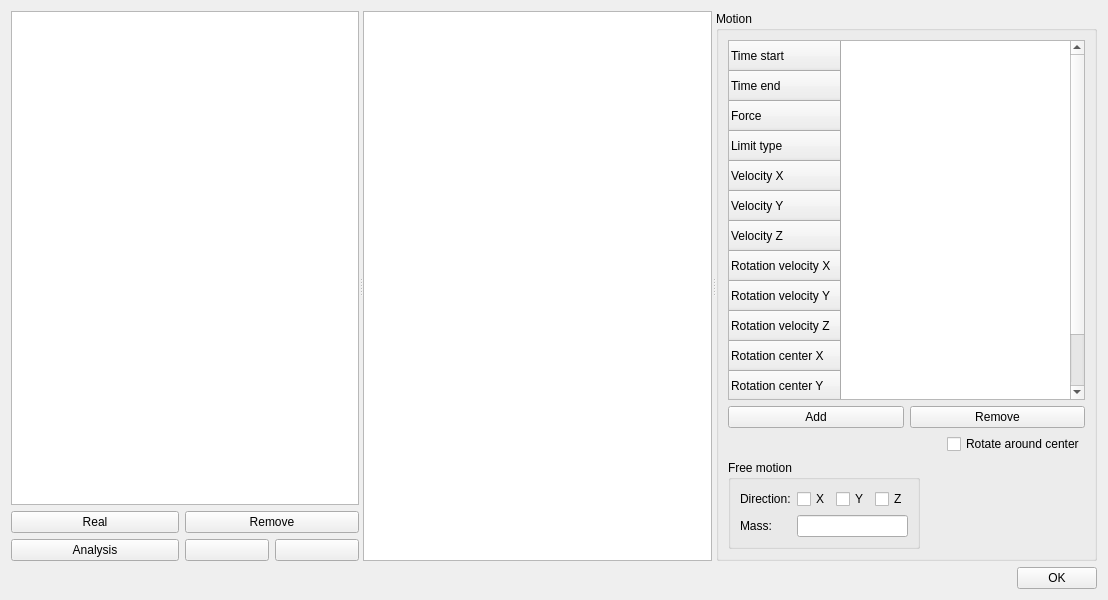
<?xml version="1.0" encoding="UTF-8"?>
<ui version="4.0">
 <class>geometriesEditorTab</class>
 <widget class="QDialog" name="geometriesEditorTab">
  <property name="geometry">
   <rect>
    <x>0</x>
    <y>0</y>
    <width>1108</width>
    <height>600</height>
   </rect>
  </property>
  <property name="windowTitle">
   <string>Geometries Editor</string>
  </property>
  <property name="windowIcon">
   <iconset resource="../../MUSEN/QT_GUI/qt_gui.qrc">
    <normaloff>:/QT_GUI/Pictures/geomEditorIco.png</normaloff>:/QT_GUI/Pictures/geomEditorIco.png</iconset>
  </property>
  <layout class="QVBoxLayout" name="verticalLayout_5" stretch="1,0">
   <item>
    <widget class="QSplitter" name="splitter">
     <property name="orientation">
      <enum>Qt::Horizontal</enum>
     </property>
     <property name="childrenCollapsible">
      <bool>false</bool>
     </property>
     <widget class="QWidget" name="layoutWidget">
      <layout class="QVBoxLayout" name="verticalLayout_4">
       <item>
        <widget class="CQtTree" name="listGeometries">
         <attribute name="headerVisible">
          <bool>false</bool>
         </attribute>
         <column>
          <property name="text">
           <string>0</string>
          </property>
         </column>
        </widget>
       </item>
       <item>
        <layout class="QGridLayout" name="gridLayout" columnstretch="2,1,1">
         <item row="0" column="0">
          <widget class="QPushButton" name="buttonAddGeometry">
           <property name="toolTip">
            <string>Add real geometry</string>
           </property>
           <property name="statusTip">
            <string>Add real geometry</string>
           </property>
           <property name="whatsThis">
            <string>Add real geometry</string>
           </property>
           <property name="text">
            <string>Real</string>
           </property>
           <property name="icon">
            <iconset resource="../../MUSEN/QT_GUI/qt_gui.qrc">
             <normaloff>:/QT_GUI/Pictures/add.png</normaloff>:/QT_GUI/Pictures/add.png</iconset>
           </property>
           <property name="autoDefault">
            <bool>false</bool>
           </property>
          </widget>
         </item>
         <item row="1" column="0">
          <widget class="QPushButton" name="buttonAddVolume">
           <property name="toolTip">
            <string>Add analysis volume</string>
           </property>
           <property name="statusTip">
            <string>Add analysis volume</string>
           </property>
           <property name="whatsThis">
            <string>Add analysis volume</string>
           </property>
           <property name="text">
            <string>Analysis</string>
           </property>
           <property name="icon">
            <iconset resource="../../MUSEN/QT_GUI/qt_gui.qrc">
             <normaloff>:/QT_GUI/Pictures/add.png</normaloff>:/QT_GUI/Pictures/add.png</iconset>
           </property>
           <property name="autoDefault">
            <bool>false</bool>
           </property>
          </widget>
         </item>
         <item row="0" column="1" colspan="2">
          <widget class="QPushButton" name="buttonDeleteGeometry">
           <property name="toolTip">
            <string>Remove selected real geometry</string>
           </property>
           <property name="statusTip">
            <string>Remove selected real geometry</string>
           </property>
           <property name="whatsThis">
            <string>Remove selected real geometry</string>
           </property>
           <property name="text">
            <string>Remove</string>
           </property>
           <property name="icon">
            <iconset resource="../../MUSEN/QT_GUI/qt_gui.qrc">
             <normaloff>:/QT_GUI/Pictures/minus.png</normaloff>:/QT_GUI/Pictures/minus.png</iconset>
           </property>
           <property name="autoDefault">
            <bool>false</bool>
           </property>
          </widget>
         </item>
         <item row="1" column="1">
          <widget class="QPushButton" name="buttonDownGeometry">
           <property name="toolTip">
            <string>Move selected real geometry downwards</string>
           </property>
           <property name="statusTip">
            <string>Move selected real geometry downwards</string>
           </property>
           <property name="whatsThis">
            <string>Move selected real geometry downwards</string>
           </property>
           <property name="text">
            <string/>
           </property>
           <property name="icon">
            <iconset resource="../../MUSEN/QT_GUI/qt_gui.qrc">
             <normaloff>:/QT_GUI/Pictures/down.png</normaloff>:/QT_GUI/Pictures/down.png</iconset>
           </property>
           <property name="autoDefault">
            <bool>false</bool>
           </property>
          </widget>
         </item>
         <item row="1" column="2">
          <widget class="QPushButton" name="buttonUpGeometry">
           <property name="toolTip">
            <string>Move selected real geometry upwards</string>
           </property>
           <property name="statusTip">
            <string>Move selected real geometry upwards</string>
           </property>
           <property name="whatsThis">
            <string>Move selected real geometry upwards</string>
           </property>
           <property name="text">
            <string/>
           </property>
           <property name="icon">
            <iconset resource="../../MUSEN/QT_GUI/qt_gui.qrc">
             <normaloff>:/QT_GUI/Pictures/up.png</normaloff>:/QT_GUI/Pictures/up.png</iconset>
           </property>
           <property name="autoDefault">
            <bool>false</bool>
           </property>
          </widget>
         </item>
        </layout>
       </item>
      </layout>
     </widget>
     <widget class="CQtTree" name="treeProperties">
      <attribute name="headerVisible">
       <bool>false</bool>
      </attribute>
     </widget>
     <widget class="QGroupBox" name="groupMotion">
      <property name="enabled">
       <bool>true</bool>
      </property>
      <property name="title">
       <string>Motion</string>
      </property>
      <layout class="QVBoxLayout" name="verticalLayout_3">
       <item>
        <widget class="CQtTable" name="tableMotion">
         <attribute name="horizontalHeaderVisible">
          <bool>false</bool>
         </attribute>
         <attribute name="horizontalHeaderCascadingSectionResizes">
          <bool>true</bool>
         </attribute>
         <row>
          <property name="text">
           <string>Time start</string>
          </property>
         </row>
         <row>
          <property name="text">
           <string>Time end</string>
          </property>
         </row>
         <row>
          <property name="text">
           <string>Force</string>
          </property>
         </row>
         <row>
          <property name="text">
           <string>Limit type</string>
          </property>
         </row>
         <row>
          <property name="text">
           <string>Velocity X</string>
          </property>
         </row>
         <row>
          <property name="text">
           <string>Velocity Y</string>
          </property>
         </row>
         <row>
          <property name="text">
           <string>Velocity Z</string>
          </property>
         </row>
         <row>
          <property name="text">
           <string>Rotation velocity X</string>
          </property>
         </row>
         <row>
          <property name="text">
           <string>Rotation velocity Y</string>
          </property>
         </row>
         <row>
          <property name="text">
           <string>Rotation velocity Z</string>
          </property>
         </row>
         <row>
          <property name="text">
           <string>Rotation center X</string>
          </property>
         </row>
         <row>
          <property name="text">
           <string>Rotation center Y</string>
          </property>
         </row>
         <row>
          <property name="text">
           <string>Rotation center Z</string>
          </property>
         </row>
        </widget>
       </item>
       <item>
        <layout class="QHBoxLayout" name="horizontalLayout_4" stretch="1,1">
         <item>
          <widget class="QPushButton" name="buttonAddMotion">
           <property name="toolTip">
            <string>Add new time point</string>
           </property>
           <property name="text">
            <string>Add</string>
           </property>
           <property name="icon">
            <iconset resource="../../MUSEN/QT_GUI/qt_gui.qrc">
             <normaloff>:/QT_GUI/Pictures/add.png</normaloff>:/QT_GUI/Pictures/add.png</iconset>
           </property>
           <property name="autoDefault">
            <bool>false</bool>
           </property>
          </widget>
         </item>
         <item>
          <widget class="QPushButton" name="buttonDeleteMotion">
           <property name="toolTip">
            <string>Remove selected time point</string>
           </property>
           <property name="text">
            <string>Remove</string>
           </property>
           <property name="icon">
            <iconset resource="../../MUSEN/QT_GUI/qt_gui.qrc">
             <normaloff>:/QT_GUI/Pictures/minus.png</normaloff>:/QT_GUI/Pictures/minus.png</iconset>
           </property>
           <property name="autoDefault">
            <bool>false</bool>
           </property>
          </widget>
         </item>
        </layout>
       </item>
       <item>
        <layout class="QHBoxLayout" name="horizontalLayout_3">
         <item>
          <spacer name="horizontalSpacer_3">
           <property name="orientation">
            <enum>Qt::Horizontal</enum>
           </property>
           <property name="sizeHint" stdset="0">
            <size>
             <width>48</width>
             <height>17</height>
            </size>
           </property>
          </spacer>
         </item>
         <item>
          <widget class="QCheckBox" name="checkBoxAroundCenter">
           <property name="toolTip">
            <string>Rotation center will be automatically calculated</string>
           </property>
           <property name="text">
            <string>Rotate around center</string>
           </property>
          </widget>
         </item>
        </layout>
       </item>
       <item>
        <layout class="QHBoxLayout" name="horizontalLayout_5">
         <item>
          <widget class="QGroupBox" name="groupFreeMotion">
           <property name="title">
            <string>Free motion</string>
           </property>
           <layout class="QGridLayout" name="gridLayout_3">
            <item row="0" column="0">
             <widget class="QLabel" name="labelDirection">
              <property name="layoutDirection">
               <enum>Qt::RightToLeft</enum>
              </property>
              <property name="text">
               <string>Direction:</string>
              </property>
             </widget>
            </item>
            <item row="0" column="1">
             <widget class="QCheckBox" name="checkBoxFreeMotionX">
              <property name="text">
               <string>X</string>
              </property>
             </widget>
            </item>
            <item row="0" column="2">
             <widget class="QCheckBox" name="checkBoxFreeMotionY">
              <property name="text">
               <string>Y</string>
              </property>
             </widget>
            </item>
            <item row="0" column="3">
             <widget class="QCheckBox" name="checkBoxFreeMotionZ">
              <property name="text">
               <string>Z</string>
              </property>
             </widget>
            </item>
            <item row="1" column="0">
             <widget class="QLabel" name="labelMass">
              <property name="text">
               <string>Mass:</string>
              </property>
             </widget>
            </item>
            <item row="1" column="1" colspan="3">
             <widget class="QLineEdit" name="lineEditMass">
              <property name="maximumSize">
               <size>
                <width>120</width>
                <height>16777215</height>
               </size>
              </property>
             </widget>
            </item>
           </layout>
          </widget>
         </item>
         <item>
          <spacer name="horizontalSpacer_4">
           <property name="orientation">
            <enum>Qt::Horizontal</enum>
           </property>
           <property name="sizeHint" stdset="0">
            <size>
             <width>40</width>
             <height>20</height>
            </size>
           </property>
          </spacer>
         </item>
        </layout>
       </item>
      </layout>
     </widget>
    </widget>
   </item>
   <item>
    <layout class="QHBoxLayout" name="horizontalLayout">
     <item>
      <spacer name="horizontalSpacer">
       <property name="orientation">
        <enum>Qt::Horizontal</enum>
       </property>
       <property name="sizeHint" stdset="0">
        <size>
         <width>40</width>
         <height>20</height>
        </size>
       </property>
      </spacer>
     </item>
     <item>
      <widget class="QPushButton" name="buttonClose">
       <property name="text">
        <string>OK</string>
       </property>
       <property name="autoDefault">
        <bool>false</bool>
       </property>
      </widget>
     </item>
    </layout>
   </item>
  </layout>
 </widget>
 <customwidgets>
  <customwidget>
   <class>CQtTable</class>
   <extends>QTableWidget</extends>
   <header>QtTable.h</header>
  </customwidget>
  <customwidget>
   <class>CQtTree</class>
   <extends>QTreeWidget</extends>
   <header>QtTree.h</header>
  </customwidget>
 </customwidgets>
 <tabstops>
  <tabstop>buttonClose</tabstop>
 </tabstops>
 <resources>
  <include location="../../MUSEN/QT_GUI/qt_gui.qrc"/>
 </resources>
 <connections>
  <connection>
   <sender>buttonClose</sender>
   <signal>clicked()</signal>
   <receiver>geometriesEditorTab</receiver>
   <slot>close()</slot>
   <hints>
    <hint type="sourcelabel">
     <x>756</x>
     <y>460</y>
    </hint>
    <hint type="destinationlabel">
     <x>523</x>
     <y>439</y>
    </hint>
   </hints>
  </connection>
 </connections>
</ui>
